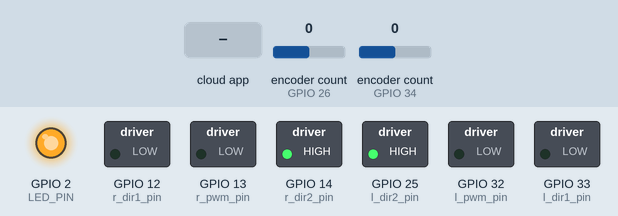
This sketch was run on a simulated ESP32. On the bench: switched loads named in the sketch (green lamp = pin HIGH), output pins drawn as LEDs (lit = HIGH). Inputs (shaded band) come from the test bench; at power-on: encoder count (sensors on GPIO 26, GPIO 34) 0. The ROS host is connected and sends only what is stated; what the sketch prints to the serial monitor is not drawn.

Above: at 1.2 s.
1.3 s: the phone or cloud app sets wheel_command_right to -100
At 4.0 s:
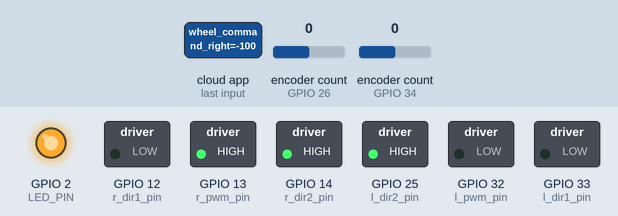
4.3 s: the phone or cloud app sets wheel_command_left to -100
At 7.1 s:
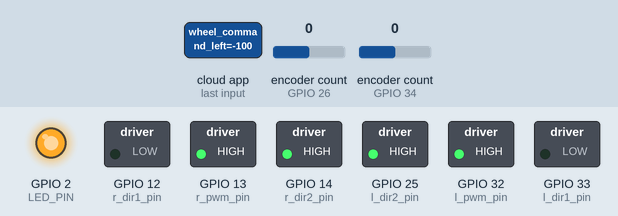
7.3 s: the phone or cloud app sets wheel_command_right to 100
At 8.1 s:
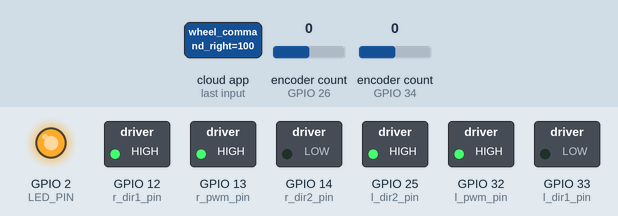
8.8 s: the phone or cloud app sets wheel_command_left to 100
At 9.2 s:
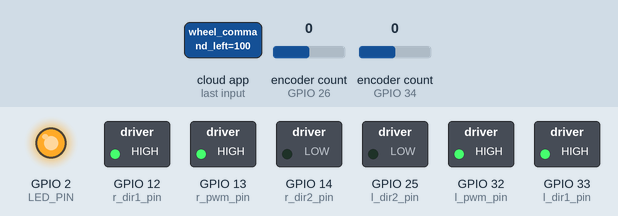
10.3 s: the phone or cloud app sets wheel_command_right to 0
At 11.5 s:
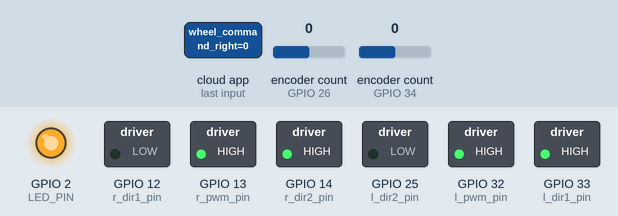
11.8 s: the phone or cloud app sets wheel_command_left to 0
At 12.8 s:
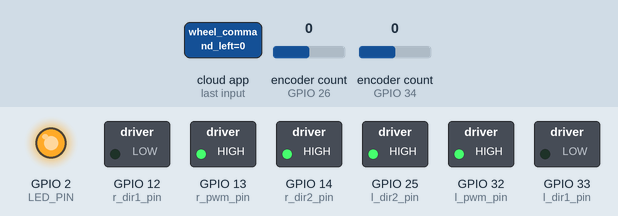
Timing chart, 0 to 14.3 s (numbered marks = the images above; inputs shaded):
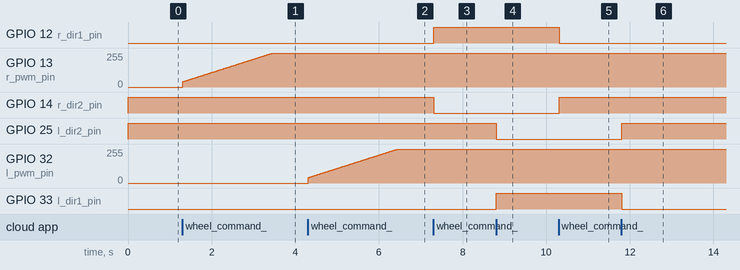

The sketch:

robot_firmware.ino
```cpp
#include <micro_ros_arduino.h>
#include <stdio.h>

#include <rcl/rcl.h>
#include <rcl/error_handling.h>
#include <rclc/rclc.h>
#include <rclc/executor.h>

#include <std_msgs/msg/int32.h>
#include <std_msgs/msg/float32.h>

#include <geometry_msgs/msg/twist.h>
#include <geometry_msgs/msg/vector3.h>

#include <rmw_microros/rmw_microros.h>
#include <Encoder.h>   //for Teensy4.0
//#include <ESP32Encoder.h>

//////////////// pin setup /////////////////

#define LED_PIN 2

#define l_dir1_pin 33
#define l_dir2_pin 25
#define l_pwm_pin 32

#define r_dir1_pin 12
#define r_dir2_pin 14
#define r_pwm_pin 13


#define l_encoder_a 34
#define l_encoder_b 35

#define r_encoder_a 26
#define r_encoder_b 27

////////////////Variables/////////////////////

rcl_publisher_t left_tick_pub;
std_msgs__msg__Int32 left_tick;

rcl_publisher_t right_tick_pub;
std_msgs__msg__Int32 right_tick;

rcl_publisher_t feedback_vel_pub;
geometry_msgs__msg__Twist feedback_vel_msg;

rcl_subscription_t wr_command_sub;
std_msgs__msg__Float32 wr_command;

rcl_subscription_t wl_command_sub;
std_msgs__msg__Float32 wl_command;

rcl_subscription_t pid_gain_sub;
geometry_msgs__msg__Vector3 pid_gain;

rcl_timer_t timer;
rcl_node_t node;
rcl_allocator_t allocator;
rclc_support_t support;
rclc_executor_t executor;

bool micro_ros_init_successful;

unsigned int SPIN_FREQ = 20;
float windup_guard = 20;

// PID control parameters
float kp = 0.4;
float ki = 0.001;
float kd = 0.08;

//Motor pulse parameters
float PPR = 840 * 4;
long pl, pr;

//Left Wheel control parameter
unsigned long curTimeL, prevTimeL, dtL;
long curTickL, prevTickL, diffTickL;
double errL, prev_errL, sumErrL, dErrL, setRPML;
double control_outL;
double measuredRPML;
double desiredRPMR, desiredRPML;

/*Right Wheel Control*/
unsigned long curTimeR, prevTimeR, dtR;
long curTickR, prevTickR, diffTickR;
double errR, prev_errR, sumErrR, dErrR, setRPMR;
double control_outR;
double measuredRPMR;

//Find max value function
float max(float num1, float num2)
{
  return (num1 > num2) ? num1 : num2;
}

//Find min value function
float min(float num1, float num2)
{
  return (num1 > num2) ? num2 : num1;
}

//Left Motor Controller Function
void computePIDL(double control_cmd,
                 long inTick)
{
  int dirs = 1;  //1 for forward direction
  //int dirm = 1;  //1 for forward direction

  curTickL = inTick;
  curTimeL = millis();

  setRPML = control_cmd;
  dirs = control_cmd / abs(control_cmd);

  diffTickL = curTickL - prevTickL;
  dtL =  (curTimeL - prevTimeL);

  measuredRPML = ((diffTickL / PPR) / (dtL * 0.001)) * 60;

  errL = abs(setRPML) - abs(measuredRPML);

  sumErrL += errL * dtL;

  dErrL = (errL - prev_errL) / dtL;

  control_outL = kp * errL + ki * sumErrL + kd * dErrL;

  if (control_outL < 0) {
    control_outL = 0;
  }
  prev_errL = errL;
  prevTickL = curTickL;
  prevTimeL = curTimeL;

  if (dirs > 0.5)
  {
    digitalWrite(l_dir1_pin, HIGH);
    digitalWrite(l_dir2_pin, LOW);
    analogWrite(l_pwm_pin, control_outL);
  }
  else if (dirs < -0.5)
  {
    digitalWrite(l_dir1_pin, LOW);
    digitalWrite(l_dir2_pin, HIGH);
    analogWrite(l_pwm_pin, control_outL);

  }
  else
  {
    digitalWrite(l_dir1_pin, LOW);
    digitalWrite(l_dir2_pin, LOW);
    analogWrite(l_pwm_pin, 0);
  }


}

//Right Motor Controller Function
void computePIDR(double control_cmd, long inTick)
{
  int dirs = 1;
  //int dirm = 1;

  curTickR = inTick;
  curTimeR = millis();

  setRPMR = control_cmd;
  dirs = control_cmd / abs(control_cmd);

  diffTickR = curTickR - prevTickR;
  dtR =  (curTimeR - prevTimeR);

  measuredRPMR = ((diffTickR / PPR) / (dtR * 0.001)) * 60;

  errR = abs(setRPMR) - abs(measuredRPMR);

  sumErrR += errR * dtR;

  dErrR = (errR - prev_errR) / dtR;

  control_outR = kp * errR + ki * sumErrR + kd * dErrR;

  if (control_outR < 0) {
    control_outR = 0;
  }
  prev_errR = errR;
  prevTickR = curTickR;
  prevTimeR = curTimeR;

  if (dirs > 0.5)
  {
    digitalWrite(r_dir1_pin, HIGH);
    digitalWrite(r_dir2_pin, LOW);
    analogWrite(r_pwm_pin, control_outR);
  }
  else if (dirs < -0.5)
  {
    digitalWrite(r_dir1_pin, LOW);
    digitalWrite(r_dir2_pin, HIGH);
    analogWrite(r_pwm_pin, control_outR);

  }
  else
  {
    digitalWrite(r_dir1_pin, LOW);
    digitalWrite(r_dir2_pin, LOW);
    analogWrite(r_pwm_pin, 0);
  }


}

void pid_gain_callback(const void * msgin)
{
  const geometry_msgs__msg__Vector3 * gain_value = (const geometry_msgs__msg__Vector3 *)msgin;

  //Uncomment for tuning
  /*
  kp = gain_value->x;

  ki = gain_value->y;
  kd = gain_value->z;
  */
}

//Right wheel command callback function
void rightwheel_callback(const void * msgin)
{
  const std_msgs__msg__Float32 * power = (const std_msgs__msg__Float32 *)msgin;

  desiredRPMR = power->data;

}


//Left Wheel Command Callback Function
void leftwheel_callback(const void * msgin)
{
  const std_msgs__msg__Float32 * power = (const std_msgs__msg__Float32 *)msgin;

  desiredRPML = power->data;

}


//Timer callback function
// void timer_callback(rcl_timer_t *timer)
// {
//   rcl_publish(&feedback_vel_pub, &feedback_vel_msg, NULL);

//   RCLC_UNUSED(timer);
// }

void timer_callback(rcl_timer_t *timer, int64_t last_call_time) {
  RCLC_UNUSED(last_call_time);
  if (timer != NULL) {
  rcl_publish(&feedback_vel_pub, &feedback_vel_msg, NULL);

  RCLC_UNUSED(timer);
  }
}

//Create entities function
bool create_entities()
{
  allocator = rcl_get_default_allocator();


  rclc_support_init(&support, 0, NULL, &allocator);

  rclc_node_init_default(&node, "base_control_node", "", &support);

  rclc_subscription_init_default(
    &pid_gain_sub,
    &node,
    ROSIDL_GET_MSG_TYPE_SUPPORT(geometry_msgs, msg, Vector3),
    "pid_gain");

  rclc_subscription_init_default(
    &wl_command_sub,
    &node,
    ROSIDL_GET_MSG_TYPE_SUPPORT(std_msgs, msg, Float32),
    "wheel_command_left");

  rclc_subscription_init_default(
    &wr_command_sub,
    &node,
    ROSIDL_GET_MSG_TYPE_SUPPORT(std_msgs, msg, Float32),
    "wheel_command_right");

  rclc_publisher_init_default(
    &left_tick_pub,
    &node,
    ROSIDL_GET_MSG_TYPE_SUPPORT(std_msgs, msg, Int32),
    "left_tick");

  rclc_publisher_init_default(
    &right_tick_pub,
    &node,
    ROSIDL_GET_MSG_TYPE_SUPPORT(std_msgs, msg, Int32),
    "right_tick");

  rclc_timer_init_default(
    &timer,
    &support,
    RCL_MS_TO_NS(50),
    timer_callback);

  rclc_publisher_init_default(
    &feedback_vel_pub,
    &node,
    ROSIDL_GET_MSG_TYPE_SUPPORT(geometry_msgs, msg, Twist),
    "feedback_vel");

  rclc_executor_init(&executor, &support.context, 4, &allocator);
  rclc_executor_add_timer(&executor, &timer);
  rclc_executor_add_subscription(&executor, &pid_gain_sub, &pid_gain, &pid_gain_callback, ON_NEW_DATA);
  rclc_executor_add_subscription(&executor, &wr_command_sub, &wr_command, &rightwheel_callback, ON_NEW_DATA);
  rclc_executor_add_subscription(&executor, &wl_command_sub, &wl_command, &leftwheel_callback, ON_NEW_DATA);

  micro_ros_init_successful = true;
}

void destroy_entities()
{
  rcl_publisher_fini(&left_tick_pub, &node);
  rcl_publisher_fini(&right_tick_pub, &node);
  rcl_publisher_fini(&feedback_vel_pub, &node);
  rcl_subscription_fini(&wr_command_sub, &node);
  rcl_subscription_fini(&wl_command_sub, &node);
  rcl_subscription_fini(&pid_gain_sub, &node);
  rcl_node_fini(&node);
  rcl_timer_fini(&timer);
  rclc_executor_fini(&executor);
  rclc_support_fini(&support);

  micro_ros_init_successful = false;
}

void setup() {
  set_microros_transports();
  pinMode(LED_PIN, OUTPUT);
  digitalWrite(LED_PIN, HIGH);

  //PWM pin setup
  pinMode(r_dir1_pin, OUTPUT);
  pinMode(r_dir2_pin, OUTPUT);
  pinMode(r_pwm_pin, OUTPUT);
  pinMode(l_dir1_pin, OUTPUT);
  pinMode(l_dir2_pin, OUTPUT);
  pinMode(l_pwm_pin, OUTPUT);

  micro_ros_init_successful = false;

}

 Encoder l_encoder(34, 35);
 Encoder r_encoder(26, 27);


long old_pl = -999;
long old_pr = -999;

long curRPM_time;
long prevRPM_time;
long curPl;
long curPr;
long prevPl;
long prevPr;
long diffRPM_time;
float RPM_l, RPM_r;

void counter_RPM(long inPl, long inPr) {

  curPl = inPl;
  curPr = inPr;
  curRPM_time = millis();
  diffRPM_time = curRPM_time - prevRPM_time ;
  RPM_l = (((curPl - prevPl) / PPR) / (diffRPM_time * 0.001)) * 60;
  RPM_r = (((curPr - prevPr) / PPR) / (diffRPM_time * 0.001)) * 60;


  prevPl = curPl;
  prevPr = curPr;
  prevRPM_time = curRPM_time;
  feedback_vel_msg.linear.x = RPM_l; // RPM_l;
  feedback_vel_msg.linear.y = RPM_r;
  feedback_vel_msg.angular.x = control_outL;
  feedback_vel_msg.angular.y = control_outR;
  feedback_vel_msg.angular.z = ki;

}

void counter_tick()
{
  pl = l_encoder.read();

  if (pl != old_pl) {
    old_pl = pl;
    Serial.println(pl);
  }

  pr = r_encoder.read();

  if (pr != old_pr) {
    old_pr = pr;
  }

  left_tick.data = pl;
  right_tick.data = pr;

  rcl_publish(&right_tick_pub, &right_tick, NULL);
  rcl_publish(&left_tick_pub, &left_tick, NULL);

}


void loop()
{


  uint32_t delay_rec = 100000;
  if (RMW_RET_OK == rmw_uros_ping_agent(50, 2))
  {
    delay_rec = 5000;
    if (!micro_ros_init_successful) {
      create_entities();
    } else {
      counter_tick();

      computePIDR(desiredRPMR, pr);
      computePIDL(desiredRPML, pl);
      counter_RPM(pl, pr);

      rclc_executor_spin_some(&executor, RCL_MS_TO_NS(5));
    }
  }
  else if (micro_ros_init_successful)
  {
    destroy_entities();
  }

  delayMicroseconds(delay_rec);
}
```

Measured:
- after the input at 1.3 s, GPIO 13 (r_pwm_pin): moves from 0/255 to 255/255 over 2.1 s, starting at once
- after the input at 4.3 s, GPIO 32 (l_pwm_pin): moves from 0/255 to 255/255 over 2.1 s, starting at once
- after the input at 7.3 s, GPIO 12 (r_dir1_pin): LOW → HIGH at once; GPIO 14 (r_dir2_pin): HIGH → LOW at once
- after the input at 8.8 s, GPIO 25 (l_dir2_pin): HIGH → LOW at once; GPIO 33 (l_dir1_pin): LOW → HIGH at once
- after the input at 10.3 s, GPIO 12 (r_dir1_pin): HIGH → LOW at once; GPIO 14 (r_dir2_pin): LOW → HIGH at once
- after the input at 11.8 s, GPIO 25 (l_dir2_pin): LOW → HIGH at once; GPIO 33 (l_dir1_pin): HIGH → LOW at once
